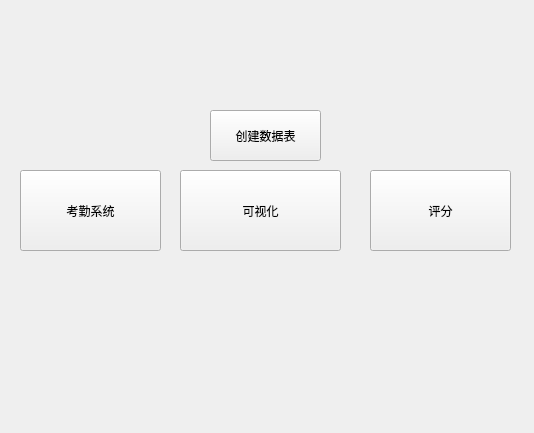
<?xml version="1.0" encoding="UTF-8"?>
<ui version="4.0">
 <class>Form</class>
 <widget class="QWidget" name="Form">
  <property name="geometry">
   <rect>
    <x>0</x>
    <y>0</y>
    <width>534</width>
    <height>433</height>
   </rect>
  </property>
  <property name="windowTitle">
   <string>Form</string>
  </property>
  <widget class="QPushButton" name="pushButton">
   <property name="geometry">
    <rect>
     <x>20</x>
     <y>170</y>
     <width>141</width>
     <height>81</height>
    </rect>
   </property>
   <property name="text">
    <string>考勤系统</string>
   </property>
  </widget>
  <widget class="QPushButton" name="pushButton_2">
   <property name="geometry">
    <rect>
     <x>180</x>
     <y>170</y>
     <width>161</width>
     <height>81</height>
    </rect>
   </property>
   <property name="text">
    <string>可视化</string>
   </property>
  </widget>
  <widget class="QPushButton" name="pushButton_3">
   <property name="geometry">
    <rect>
     <x>370</x>
     <y>170</y>
     <width>141</width>
     <height>81</height>
    </rect>
   </property>
   <property name="text">
    <string>评分</string>
   </property>
  </widget>
  <widget class="QLabel" name="label">
   <property name="geometry">
    <rect>
     <x>150</x>
     <y>10</y>
     <width>201</width>
     <height>71</height>
    </rect>
   </property>
   <property name="text">
    <string/>
   </property>
  </widget>
  <widget class="QPushButton" name="pushButton_4">
   <property name="geometry">
    <rect>
     <x>210</x>
     <y>110</y>
     <width>111</width>
     <height>51</height>
    </rect>
   </property>
   <property name="text">
    <string>创建数据表</string>
   </property>
  </widget>
  <widget class="QLabel" name="label_2">
   <property name="geometry">
    <rect>
     <x>21</x>
     <y>264</y>
     <width>491</width>
     <height>151</height>
    </rect>
   </property>
   <property name="text">
    <string/>
   </property>
  </widget>
 </widget>
 <resources/>
 <connections/>
</ui>
